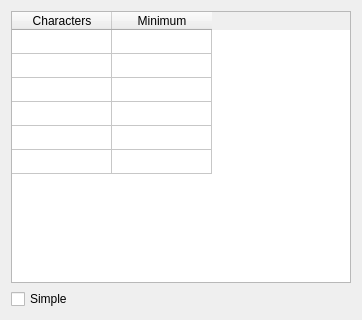
<?xml version="1.0" encoding="UTF-8"?>
<ui version="4.0">
 <class>AlphanumericalPage</class>
 <widget class="QWidget" name="AlphanumericalPage">
  <property name="geometry">
   <rect>
    <x>0</x>
    <y>0</y>
    <width>362</width>
    <height>320</height>
   </rect>
  </property>
  <property name="windowTitle">
   <string>Form</string>
  </property>
  <layout class="QVBoxLayout" name="verticalLayout">
   <item>
    <widget class="QTableWidget" name="alphaWidget">
     <property name="selectionMode">
      <enum>QAbstractItemView::SingleSelection</enum>
     </property>
     <property name="selectionBehavior">
      <enum>QAbstractItemView::SelectRows</enum>
     </property>
     <property name="rowCount">
      <number>6</number>
     </property>
     <attribute name="horizontalHeaderCascadingSectionResizes">
      <bool>false</bool>
     </attribute>
     <attribute name="horizontalHeaderDefaultSectionSize">
      <number>100</number>
     </attribute>
     <attribute name="horizontalHeaderStretchLastSection">
      <bool>false</bool>
     </attribute>
     <attribute name="verticalHeaderVisible">
      <bool>false</bool>
     </attribute>
     <attribute name="verticalHeaderDefaultSectionSize">
      <number>24</number>
     </attribute>
     <attribute name="verticalHeaderHighlightSections">
      <bool>false</bool>
     </attribute>
     <attribute name="verticalHeaderMinimumSectionSize">
      <number>20</number>
     </attribute>
     <attribute name="verticalHeaderStretchLastSection">
      <bool>false</bool>
     </attribute>
     <row/>
     <row/>
     <row/>
     <row/>
     <row/>
     <row/>
     <column>
      <property name="text">
       <string>Characters</string>
      </property>
      <property name="toolTip">
       <string extracomment="Characters available for password "/>
      </property>
     </column>
     <column>
      <property name="text">
       <string>Minimum</string>
      </property>
      <property name="toolTip">
       <string extracomment="Minimum number of characters of this type in passwords"/>
      </property>
     </column>
     <item row="0" column="0">
      <property name="text">
       <string/>
      </property>
      <property name="checkState">
       <enum>Unchecked</enum>
      </property>
      <property name="flags">
       <set>ItemIsSelectable|ItemIsUserCheckable|ItemIsEnabled</set>
      </property>
     </item>
     <item row="0" column="1">
      <property name="text">
       <string/>
      </property>
      <property name="flags">
       <set>ItemIsSelectable|ItemIsEditable|ItemIsEnabled</set>
      </property>
     </item>
     <item row="1" column="0">
      <property name="text">
       <string/>
      </property>
      <property name="checkState">
       <enum>Unchecked</enum>
      </property>
      <property name="flags">
       <set>ItemIsSelectable|ItemIsUserCheckable|ItemIsEnabled</set>
      </property>
     </item>
     <item row="1" column="1">
      <property name="text">
       <string/>
      </property>
      <property name="flags">
       <set>ItemIsSelectable|ItemIsEditable|ItemIsEnabled</set>
      </property>
     </item>
     <item row="2" column="0">
      <property name="text">
       <string/>
      </property>
      <property name="checkState">
       <enum>Unchecked</enum>
      </property>
      <property name="flags">
       <set>ItemIsSelectable|ItemIsUserCheckable|ItemIsEnabled</set>
      </property>
     </item>
     <item row="2" column="1">
      <property name="text">
       <string/>
      </property>
      <property name="flags">
       <set>ItemIsSelectable|ItemIsEditable|ItemIsEnabled</set>
      </property>
     </item>
     <item row="3" column="0">
      <property name="text">
       <string/>
      </property>
      <property name="checkState">
       <enum>Unchecked</enum>
      </property>
      <property name="flags">
       <set>ItemIsSelectable|ItemIsUserCheckable|ItemIsEnabled</set>
      </property>
     </item>
     <item row="3" column="1">
      <property name="text">
       <string/>
      </property>
      <property name="flags">
       <set>ItemIsSelectable|ItemIsEditable|ItemIsEnabled</set>
      </property>
     </item>
     <item row="4" column="0">
      <property name="text">
       <string/>
      </property>
      <property name="checkState">
       <enum>Unchecked</enum>
      </property>
      <property name="flags">
       <set>ItemIsSelectable|ItemIsEditable|ItemIsUserCheckable|ItemIsEnabled</set>
      </property>
     </item>
     <item row="4" column="1">
      <property name="text">
       <string/>
      </property>
      <property name="flags">
       <set>ItemIsSelectable|ItemIsEditable|ItemIsEnabled</set>
      </property>
     </item>
     <item row="5" column="0">
      <property name="text">
       <string/>
      </property>
      <property name="checkState">
       <enum>Unchecked</enum>
      </property>
      <property name="flags">
       <set>ItemIsSelectable|ItemIsEditable|ItemIsUserCheckable|ItemIsEnabled</set>
      </property>
     </item>
     <item row="5" column="1">
      <property name="text">
       <string/>
      </property>
      <property name="flags">
       <set>ItemIsSelectable|ItemIsEditable|ItemIsEnabled</set>
      </property>
     </item>
    </widget>
   </item>
   <item>
    <layout class="QHBoxLayout" name="horizontalLayout">
     <item>
      <widget class="QCheckBox" name="simple">
       <property name="sizePolicy">
        <sizepolicy hsizetype="Minimum" vsizetype="Fixed">
         <horstretch>0</horstretch>
         <verstretch>0</verstretch>
        </sizepolicy>
       </property>
       <property name="toolTip">
        <string extracomment="Simple mode - favours lower case letters"/>
       </property>
       <property name="text">
        <string>Simple</string>
       </property>
      </widget>
     </item>
    </layout>
   </item>
  </layout>
 </widget>
 <resources/>
 <connections/>
</ui>
